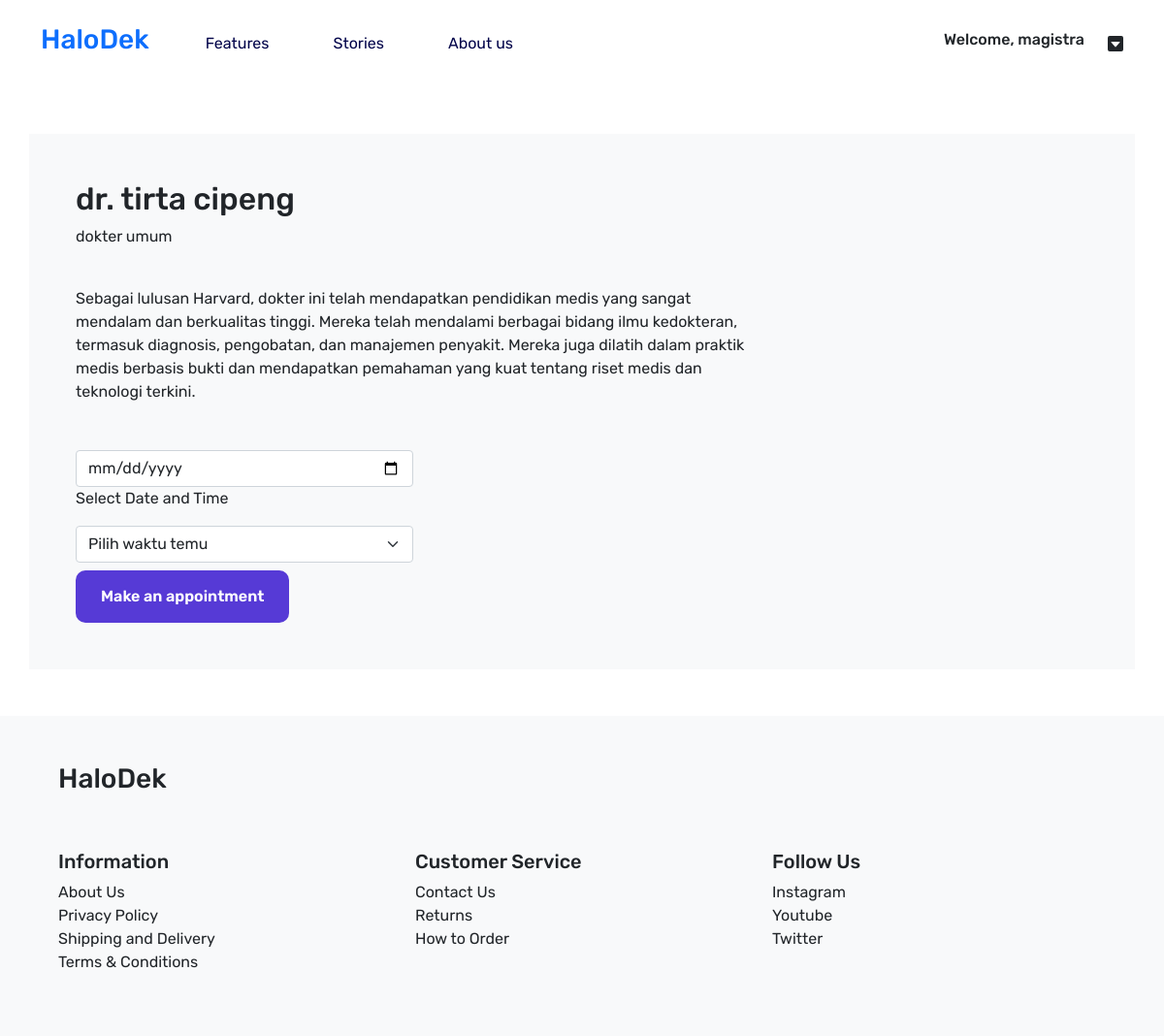
The app's page /public/home/detail/4 (signed in) with its own data.
### tables this page shows
CREATE TABLE `dokter` (
  `id` int(11) NOT NULL,
  `nama` varchar(100) NOT NULL,
  `spesialis` varchar(100) NOT NULL,
  `deskripsi` longtext NOT NULL,
  `harga` int(100) NOT NULL
);

### app/core/Controller.php (called while the page is built, shortened)
<?php
class Controller{
	public function view($view, $data = [])
	{
		require_once '../app/views/' . $view . '.php';
	}
	public function model($model)
	{
		return new $model;
	}
}

### app/controllers/Home.php (called while the page is built, shortened)
<?php
class Home extends Controller{
    public function detail($id){
        $data['title'] = "halaman detail";
        $data['dokter'] =$this->model('DokterModel')->getDokterById($id);
        $this->view('home/detail', $data);
    }
}

### app/core/App.php (called while the page is built, shortened)
<?php
class App{
	protected $method = 'index';
	protected $params = [];
	public function __construct(){
		$url = $this->parseURL();
		if(file_exists('../app/controllers/' . $url[0] . '.php')){
			unset($url[0]);
		}
		$this->controller = new $this->controller;
		if(isset($url[1])){
			if(method_exists($this->controller, $url[1])){
				$this->method = $url[1];
				unset($url[1]);
			}
		}
		if(!empty($url)){
			$this->params = array_values($url);
		}
		call_user_func_array([$this->controller, $this->method], $this->params);
	}
	public function parseURL(){
		if( isset($_GET['url'])){
			$url = rtrim($_GET['url'], '/');
			$url = filter_var($url, FILTER_SANITIZE_URL);
			$url = explode('/',$url);
			return $url;
		}
	}
}

### public/index.php (called while the page is built, shortened)
<?php
$app = new App;

### app/core/Database.php (called while the page is built, shortened)
<?php
class Database{
	private $host = DB_HOST;
	private $user = DB_USER;
	private $pass = DB_PASS;
	private $dbnm = DB_NAME;
	private $dbh;
	private $stmt;
	public function __construct()
	{
		$dsn = 'mysql:host='. $this->host .';dbname='. $this->dbnm;
		$option = [
			PDO::ATTR_PERSISTENT => true,
			PDO::ATTR_ERRMODE => PDO::ERRMODE_EXCEPTION
		];
		try{
			$this->dbh = new PDO($dsn,$this->user,$this->pass, $option);
		}catch(PDOException $e){
			die($e->getMessage());
		}
	}
	public function query($query)
	{
		$this->stmt = $this->dbh->prepare($query);
	}
	public function bind($param, $value, $type = null){
		if(is_null($type)){
			switch (true) {
				default:
					$type = PDO::PARAM_STR;
			}
		}
		$this->stmt->bindValue($param, $value, $type);
	}
	public function execute()
	{
		$this->stmt->execute();
	}
	public function single()
	{
		$this->execute();
		return $this->stmt->fetch(PDO::FETCH_ASSOC);
	}
}

### app/models/DokterModel.php (called while the page is built, shortened)
<?php
class DokterModel{
    private $table = "dokter";
    private $db;
    public function __construct()
    {
        $this->db = new Database;
    }
    public function getDokterById($id){
        $this->db->query('SELECT * FROM ' . $this->table . ' WHERE id=:id');
		$this->db->bind('id',$id);
		return $this->db->single();
    }
}

### app/views/home/detail.php (the view, shortened to what this page needs)
<div class="detail mt-5 rounded-3">
    <div class="container bg-light p-5">
        <div class="row ">
            <div class="col ">
                <div class="d-flex align-items-center">
                    <div class="">
                    <h2><?= $data['dokter']['nama']; ?></h2>
                    <p><?= $data['dokter']['spesialis']; ?></p>
                </div>
                </div>
                    <div class="col-8 mt-4">
                        <p><?= $data['dokter']['deskripsi']; ?></p>
                    </div>
                    <div class="mt-5">
                        <form action="<?=BASEURL?>/appointment/processAppointment" method="post">
                            <div class="col-4 form-outline datetimepicker">
                                <input type="date" class="form-control" id="datetimepickerExample" name="date">
                                <label for="datetimepickerExample" class="form-label">Select Date and Time</label>
                                <select class="form-select my-2" name="time" aria-label="Default select example">
                                    <option selected>Pilih waktu temu</option>
                                </select>
                            </div>
                            <button class="btn btn-primary" type="submit">Make an appointment</button>
                        </form>
                    </div>
                </div>
        </div>
    </div>
</div>

### public/assets/style/main.css (style rules this page uses)
body { font-family: "Rubik", sans-serif; }
.btn-master, .btn-secondary, .btn-primary { padding: 15px 26px 15px 26px; border-radius: 10px; font-weight: 600; border: 0; }
.btn-primary { color: #FFFFFF !important; background: #563AD6; }

### records on screen
dokter: nama "dr. tirta cipeng", spesialis "dokter umum", deskripsi "Sebagai lulusan Harvard, dokter ini telah mendapatkan pendidikan medis yang sangat mendalam dan berkualitas tinggi. Mereka telah mendalami berbagai bidang ilmu kedokteran, termasuk diagnosis, pengobatan, dan manajemen penyakit. Mereka juga dilatih dalam praktik medis berbasis bukti dan mendapatkan pemahaman yang kuat tentang riset medis dan teknologi terkini."

### other values on screen
$_SESSION['account']['username'] "magistra"
